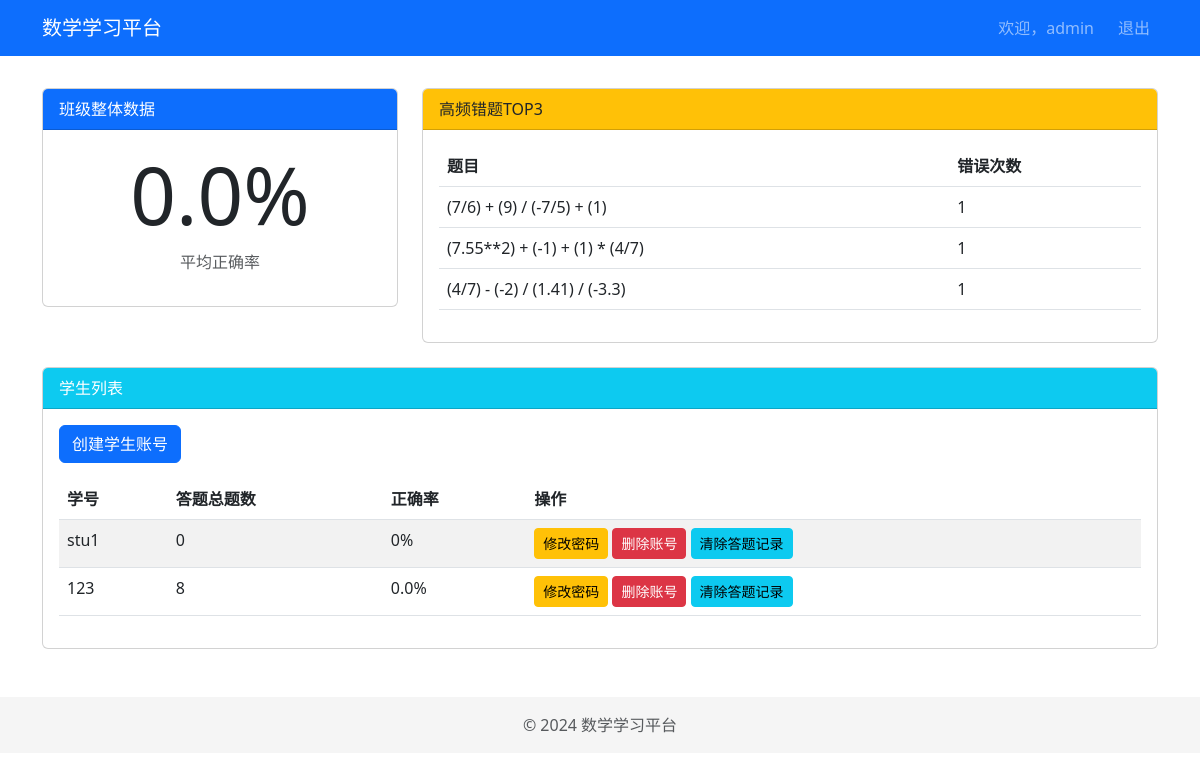
The app's page /teacher (signed in) with its own data.
### app/models.py (models this page shows, shortened)
class User(UserMixin, db.Model):
    id = db.Column(db.Integer, primary_key=True)
    username = db.Column(db.String(64), unique=True, index=True)
    password_hash = db.Column(db.String(128))
    role = db.Column(db.String(10))  # student/teacher
    last_active = db.Column(db.DateTime, default=lambda: datetime.now(timezone.utc))
    answers = db.relationship('AnswerRecord', backref='author', lazy='dynamic')

### app/routes.py (the view)
@bp.route('/teacher')
@login_required
def teacher():
    if current_user.role != 'teacher':
        flash('权限不足', 'danger')
        return redirect(url_for('main.student'))
    students = User.query.filter_by(role='student').all()
    accuracy = db.session.query(
        db.func.avg(db.cast(AnswerRecord.is_correct, db.Float)) * 100
    ).scalar() or 0.0
    common_errors = db.session.query(
        Problem.expression,
        db.func.count(AnswerRecord.id)
    ).join(AnswerRecord)\
     .filter(AnswerRecord.is_correct == False)\
     .group_by(Problem.expression)\
     .order_by(db.func.count(AnswerRecord.id).desc())\
     .limit(3).all()
    student_stats = []
    for student in students:
        total_answers = AnswerRecord.query.filter_by(user_id=student.id).count()
        correct_answers = AnswerRecord.query.filter_by(user_id=student.id, is_correct=True).count()
        if total_answers > 0:
            student_accuracy = (correct_answers / total_answers) * 100
        else:
            student_accuracy = 0
        student_stats.append({
            'student': student,
            'total_answers': total_answers,
            'accuracy': student_accuracy
        })
    return render_template('teacher.html',
                         students=students,
                         accuracy=round(accuracy, 2),
                         common_errors=common_errors,
                         student_stats=student_stats)

### app/routes.py (called while the page is built)
@login_manager.user_loader
def load_user(user_id):
    return db.session.get(User, int(user_id))  # 使用新版查询方式

### templates/teacher.html (shortened to what this page needs)
{% extends "base.html" %}
{% block content %}
<div class="row">
    <div class="col-md-4">
        <div class="card mb-4">
            <div class="card-header bg-primary text-white">
                班级整体数据
            </div>
            <div class="card-body">
                <h1 class="display-1 text-center">{{ accuracy }}%</h1>
                <p class="text-center text-muted">平均正确率</p>
            </div>
        </div>
    </div>
    <div class="col-md-8">
        <div class="card mb-4">
            <div class="card-header bg-warning text-dark">
                高频错题TOP3
            </div>
            <div class="card-body">
                <table class="table table-hover">
                    <thead>
                        <tr>
                            <th>题目</th>
                            <th>错误次数</th>
                        </tr>
                    </thead>
                    <tbody>
                        {% for error in common_errors %}
                        <tr>
                            <td>{{ error[0]|safe }}</td>
                            <td>{{ error[1] }}</td>
                        </tr>
                        {% else %}
                        <tr>
                            <td colspan="2" class="text-muted">暂无数据</td>
                        </tr>
                        {% endfor %}
                    </tbody>
                </table>
            </div>
        </div>
    </div>
</div>
<div class="card">
    <div class="card-header bg-info text-white">
        学生列表
    </div>
    <div class="card-body">
        <a href="{{ url_for('main.create_student') }}" class="btn btn-primary mb-3">创建学生账号</a>
        <table class="table table-striped">
            <thead>
                <tr>
                    <th>学号</th>
                    <th>答题总题数</th>
                    <th>正确率</th>
                    <th>操作</th>
                </tr>
            </thead>
            <tbody>
                {% for stat in student_stats %}
                <tr>
                    <td>{{ stat.student.username }}</td>
                    <td>{{ stat.total_answers }}</td>
                    <td>{{ stat.accuracy|round(2) }}%</td>
                    <td>
                        <a href="{{ url_for('main.change_password', student_id=stat.student.id) }}" class="btn btn-warning btn-sm">修改密码</a>
                        <a href="{{ url_for('main.delete_student', student_id=stat.student.id) }}" class="btn btn-danger btn-sm">删除账号</a>
                        <a href="{{ url_for('main.clear_records', student_id=stat.student.id) }}" class="btn btn-info btn-sm">清除答题记录</a>
                    </td>
                </tr>
                {% endfor %}
            </tbody>
        </table>
    </div>
</div>
{% endblock %}

### templates/base.html (shortened to what this page needs)
<!DOCTYPE html>
<html lang="zh-CN">
<head>
    <link href="https://cdn.jsdelivr.net/npm/bootstrap@5.3.0/dist/css/bootstrap.min.css" rel="stylesheet">
</head>
<body>
    <nav class="navbar navbar-expand-lg navbar-dark bg-primary">
        <div class="container">
            <a class="navbar-brand" href="/">数学学习平台</a>
            <div class="navbar-collapse">
                <div class="navbar-nav ms-auto">
                    {% if current_user.is_authenticated %}
                    <span class="navbar-text me-3">欢迎，{{ current_user.username }}</span>
                    <a class="nav-link" href="{{ url_for('main.logout') }}">退出</a>
                    {% endif %}
                </div>
            </div>
        </div>
    </nav>
    <div class="container main-container">
        {% block content %}{% endblock %}
    </div>
    <footer class="footer">
        <div class="container text-center">
            <span class="text-muted">© 2024 数学学习平台</span>
        </div>
    </footer>
</body>
</html>

### templates/base.html (style rules this page uses)
.main-container { margin-top: 2rem; min-height: 70vh; }
.footer { margin-top: 3rem; padding: 1rem 0; background-color: #f5f5f5; }

### records on screen
User: username "admin"
User: student.username "stu1"
User: student.username "123"

### other values on screen
{{ accuracy }} "0.0"
{{ error[0]|safe }} "(7/6) + (9) / (-7/5) + (1)" "(7.55**2) + (-1) + (1) * (4/7)" "(4/7) - (-2) / (1.41) / (-3.3)"
{{ error[1] }} "1" "1" "1"
{{ stat.total_answers }} "0" "8"
{{ stat.accuracy|round(2) }} "0" "0.0"
